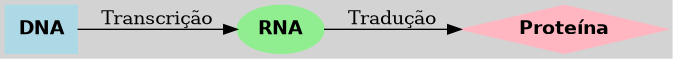

Recreate this plot in Python.
from graphviz import Digraph

fluxo = Digraph('dogma', format='png')

fluxo.attr(rankdir='LR', bgcolor='lightgrey', fontname='Helvetica')

fluxo.node('DNA', shape='box', style='filled', color='lightblue', fontname='Helvetica-Bold')
fluxo.node('RNA', shape='ellipse', style='filled', color='lightgreen', fontname='Helvetica-Bold')
fluxo.node('Proteína', shape='diamond', style='filled', color='lightpink', fontname='Helvetica-Bold')

fluxo.edge('DNA', 'RNA', label='Transcrição')
fluxo.edge('RNA', 'Proteína', label='Tradução')

fluxo.render('dogma_central', format='png')
